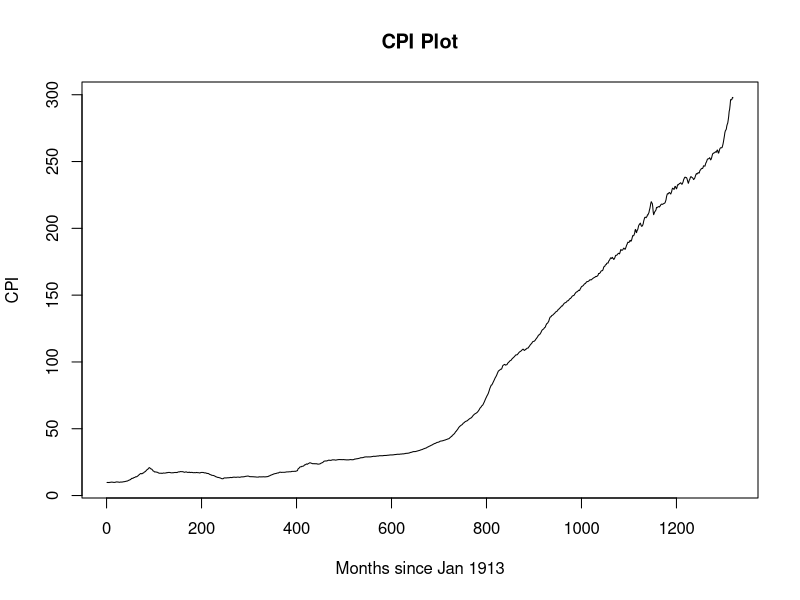
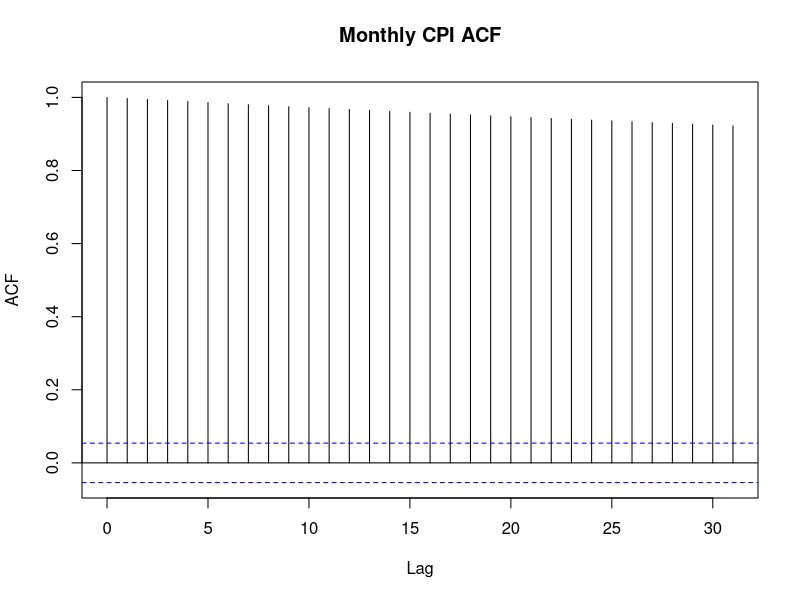
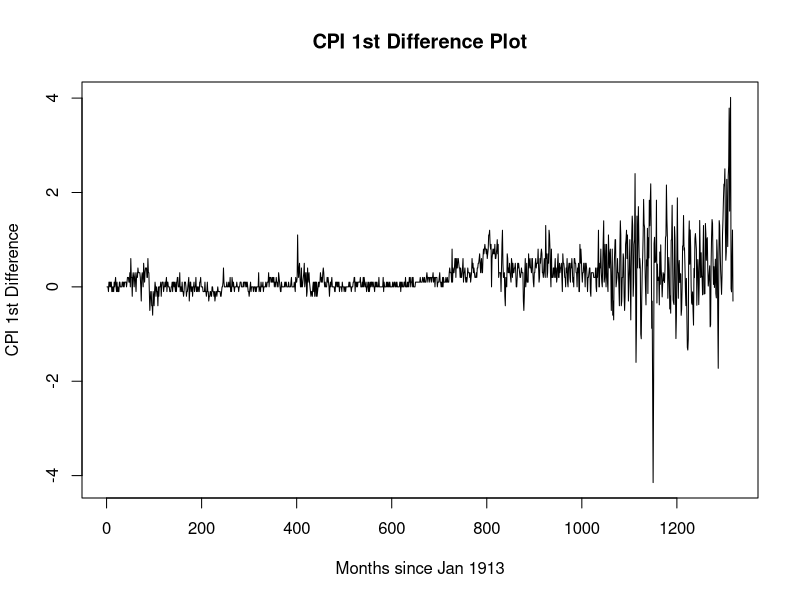
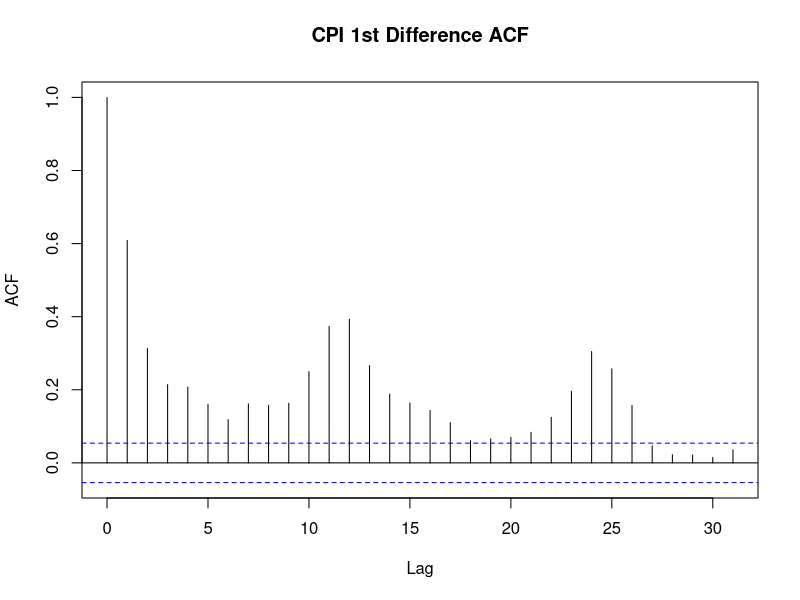
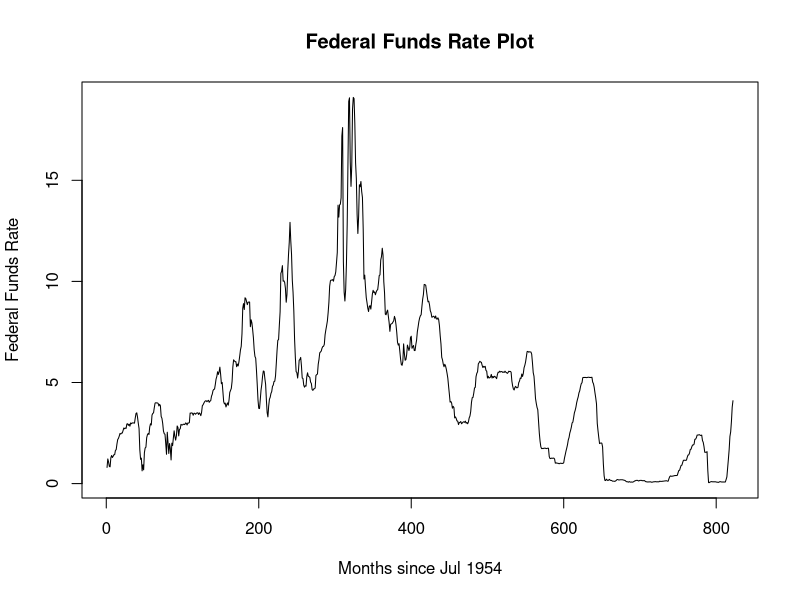
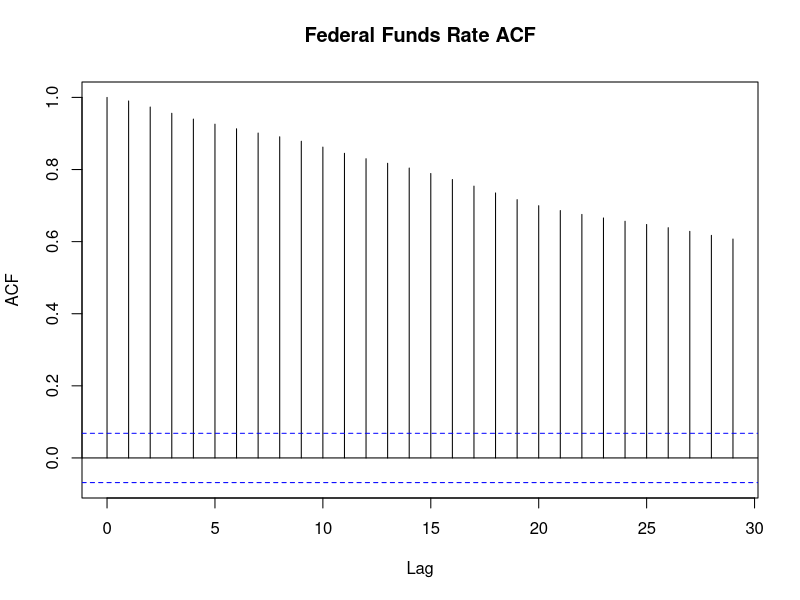
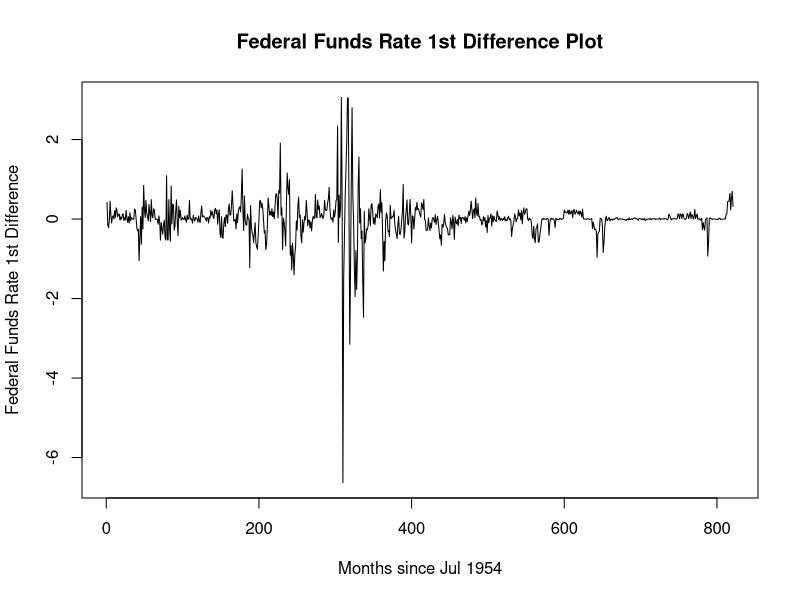
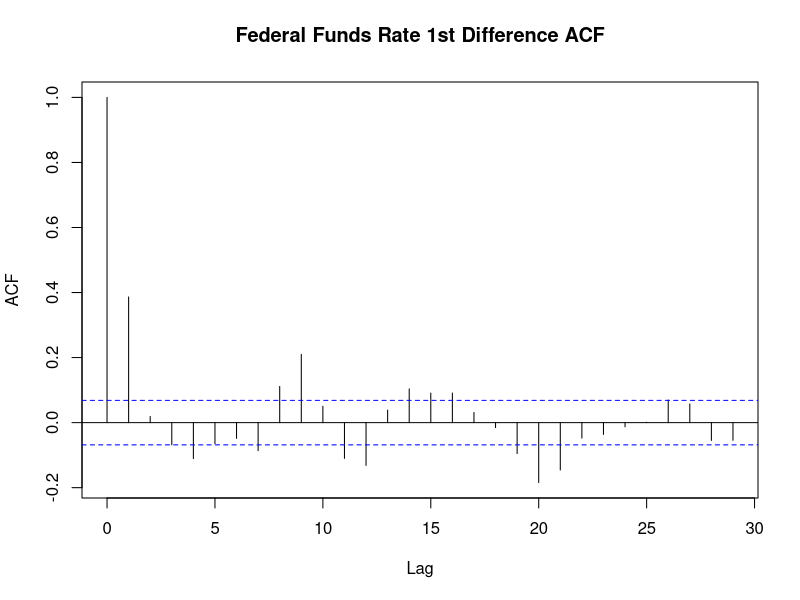

R code for these plots, in order: (Note: a time limit stopped this script after it produced the figures.)

## start with CPI, make it stationary otherwise who knows what the results are telling us!
cpi = read.csv('CPIAUCNS.csv')

plot(cpi$CPIAUCNS,type='l',ylab='CPI',xlab='Months since Jan 1913',main='CPI Plot')
acf(cpi$CPIAUCNS,main='Monthly CPI ACF')
## obviously raw data looks non-stationary,
## so try the first difference of cpi to get stationarity
diff1_cpi = diff(cpi$CPIAUCNS)
plot(diff1_cpi,type='l',ylab='CPI 1st Difference',xlab='Months since Jan 1913',main='CPI 1st Difference Plot')
acf(ts(diff1_cpi),main='CPI 1st Difference ACF')
## still looks pretty non-stationary, let's use an adf test here, and actually
## let's go back and test the original data, too, just to be sure on our
## path of logic here
library(tseries)
adf.test(ts(cpi$CPIAUCNS))
adf.test(ts(diff1_cpi))
## soooo looks like we reject the null that the first difference is non-stationary
## all the way up to the 1% level, so we're sticking with that! Nice
## now just create a date vector that corresponds to the number of values we have here,
## since eventually that'll come in handy (just shave off the first value of original date vector)
cpi_dates = cpi$DATE[-1]

## now move on to Fed Funds rate
fedfunds = read.csv('FEDFUNDS.csv')

plot(fedfunds$FEDFUNDS,type='l',ylab='Federal Funds Rate',xlab='Months since Jul 1954',main='Federal Funds Rate Plot')
acf(fedfunds$FEDFUNDS,main='Federal Funds Rate ACF')
adf.test(ts(fedfunds$FEDFUNDS))
## so plot of ACF seems very non-stationary, but ADF says stationary at the 10% level,
## kind of makes sense looking at the raw data. variance isn't crazy different at any point,
## and obviously it is pretty well bounded below 20(% mind you) and above (for the most part) 0(%).
## however, perhaps we can achieve more certainty with a 1st difference? let's check:
diff1_fedfunds = diff(fedfunds$FEDFUNDS)
plot(diff1_fedfunds,type='l',ylab='Federal Funds Rate 1st Difference',xlab='Months since Jul 1954',main='Federal Funds Rate 1st Difference Plot')
acf(ts(diff1_fedfunds),main='Federal Funds Rate 1st Difference ACF')
adf.test(diff1_fedfunds)
## raw plot actually looks less stationary in terms of variance, but obviously
## way, way more stationary in terms of mean. ACF is more convincing and so is ADF test
## so we'll claim this is our stationary time series for now.
## now make the fedfunds date vector.
fedfunds_dates = fedfunds$DATE[-1]


## now i gotta match up the length of the cpi data to the fedfunds data using...
## just realized I don't need the date vectors for this, I can just shave off
## the first X many elements of the longer vector where X = length of the shorter one - length
## of the longer one...

#diff1_cpi_abb = diff1_cpi[length(diff1_cpi) - length(diff1_fedfunds):length(diff1_cpi)]
## jk let's go with what I originally planned
start_index = which(cpi_dates == fedfunds_dates[1])-1
diff1_cpi_abb = diff1_cpi[start_index:length(diff1_cpi)]

## (the abb is short for abbreviated)
## now I can just do the ADL model can't I?
## Maybe first let's just take a look at their correlation
plot(diff1_cpi_abb,diff1_fedfunds)
## well that wasn't very informative...


## so structure of this analysis is different than I thought when I first set this stuff up,
## but yeah I've set up the data well so far, just need to go through a few more
## steps to find out what the effects of innovations in the interest rate are on inflation
## (at least from an ARDL model --  **not** an ADL btw, should be called ARDL for consistency's sake)

library(forecast)
## steps 1 and 2: find optimal lag level for 1st diff of inflation and 1st diff for fedfunds for AR model
## (only test up to 15 lags, didn't think it was super necessary to test ruther than this)
num_tests = 1:15
cpi_aic = c()
fedfunds_aic = c()
for (lag in num_tests) {
  cpi_test_model = arima(diff1_cpi_abb, order = c(lag, 0, 0))
  cpi_aic[lag] = cpi_test_model[['aic']]
  
  fedfunds_test_model = arima(diff1_fedfunds, order = c(lag, 0, 0))
  fedfunds_aic[lag] = fedfunds_test_model[['aic']]
}
cat('OPTIMAL AR VALUE FOR 1ST DIFF OF CPI:', which(cpi_aic==min(cpi_aic)))
cat('OPTIMAL AR VALUE FOR 1ST DIFF OF FEDFUNDS:', which(fedfunds_aic==min(fedfunds_aic)))

## step 3: obtain residuals from optimal AR model on fedfunds, make sure they're white noise
fedfunds_model = arima(diff1_fedfunds, order = c(13, 0, 0))
fedfunds_res = fedfunds_model[['residuals']]
print(Box.test(fedfunds_res,type='Ljung'))
## comes back with 95.4% p-value, can't reject H0 that they're white noise (all good to go!)
## step 4: "filter" inflation by multiplying it by the lag polynomial estimated for fedfunds
fedfunds_coef = fedfunds_model[['coef']]
filt_diff1_cpi = fedfunds_coef[1] + fedfunds_coef[2]*lag(ts(diff1_cpi_abb)) + fedfunds_coef[3]*lag(ts(diff1_cpi_abb),k=2) +
  fedfunds_coef[4]*lag(ts(diff1_cpi_abb),k=3) + fedfunds_coef[5]*lag(ts(diff1_cpi_abb),k=4) + fedfunds_coef[6]*lag(ts(diff1_cpi_abb),k=5) +
  fedfunds_coef[7]*lag(ts(diff1_cpi_abb),k=6) + fedfunds_coef[8]*lag(ts(diff1_cpi_abb),k=7) + fedfunds_coef[9]*lag(ts(diff1_cpi_abb),k=8) +
  fedfunds_coef[10]*lag(ts(diff1_cpi_abb),k=9) + fedfunds_coef[11]*lag(ts(diff1_cpi_abb),k=10) + fedfunds_coef[12]*lag(ts(diff1_cpi_abb),k=11) +
  fedfunds_coef[13]*lag(ts(diff1_cpi_abb),k=12) + fedfunds_coef[14]*lag(ts(diff1_cpi_abb),k=13)
time = 1:length(diff1_cpi_abb)
plot(time,diff1_cpi_abb,type='l',col='red')
lines(time[1:length(filt_diff1_cpi)],filt_diff1_cpi,col='blue')
## well that just looks odd, but those plots aren't really part of the analysis, I was just curious,
## step 5: look at cross-correlogram of "filtered" cpi and fedfunds residuals, the lags at which
## we see spikes are the lags we should use in our exogenous inclusion of the fedfunds residuals
## in our final regression, and those coefficients are what allow us to find the effect changes in
## interest rates have on inflation.
ccf(filt_diff1_cpi,fedfunds_res,main='CCF of Filtered CPI 1st Difference and Federal Funds Rate Model Residuals')
## thank the Lord Almighty there is a ccf function, I was this --> || close to doing it manually.
## appears that we have quite a few spikes, but the biggest ones are at lags 3, 8, 13, and 18.
## all that's left now is to run the AR(14) of the 1st difference of CPI with the 1st, 2nd,
## and 8th lags of fedfunds residuals as exogenous variables:
exo_var = cbind(lag(ts(fedfunds_res),k=3), lag(ts(fedfunds_res),k=8), lag(ts(fedfunds_res),k=13), lag(ts(fedfunds_res),k=18))
exo_var = exo_var[16:821,1:4]
model = arima(diff1_cpi_abb[1:806], order = c(14, 0, 0), xreg=exo_var)
model_coef = model[['coef']]
model_coef = model[['coef']][(length(model_coef)-2):length(model_coef)]
## print the coefficients of the fedfunds residuals + its lags
print(model_coef)
## get p-values
model_coef_var = model[['var.coef']]
model_coef_var = model_coef_var[(length(model_coef)-2):length(model_coef),(length(model_coef)-2):length(model_coef)]
model_coef_t_denom = sqrt(c(model_coef_var[1,1], model_coef_var[2,2], model_coef_var[3,3])/model[['nobs']])
model_t_stat = model_coef / model_coef_t_denom
model_p_vals = pt(abs(model_t_stat),df=(model[['nobs']]-length(model[['coef']])-1),lower.tail=FALSE)*2
## print p-values
print(model_p_vals)
## turns out to be a (mostly) negative and extremely significant effect of fedfunds innovations
## on inflation! Who would've thought!

## I wanted to see the "impulse response function," i.e. a plot of CPI as a function of the fedfunds residuals
print(fedfunds_coef)
print(1-fedfunds_coef)
cpi_impulse = fitted(model)
plot(fedfunds_res,cpi_impulse,type='l')




##################
## bad news: it appears the steps followed above were not quite what Ender recommends,
## below is what I /believe/ he recommends instead.

## Step 1: Estimate the optimal AR model for the intervention sequence (diff1_fedfunds),
## then store the residuals from this estimation.
## We in fact already did this step, so we can just reuse the content from above 
## (the fedfunds_model and fedfunds_res variables)
## Step 2: Identify plausible candidates for the optimal number of lags of the intervention sequence
## in an ARX model of cpi on fedfunds.
## This is done by a step we actually also already did above, where we "filter" the
## cpi sequence and look at the cross-correlogram between filt_diff1_cpi and fedfunds_res.
## We find the optimal lags are 3, 8, 13, and 18.
## Step 3: Identify plausible candidates for the optimal number of lags of the cpi sequence
## to use in the previously mentioned ARX model of cpi on fedfunds.
## Now /this/ step we have yet to do; regress diff1_cpi on the step 2 lags of diff1_fedfunds
## /without/ an intercept. We can then look at the ACF of the residuals from this estimation
## (as long as the series is white noise), and this will tell us which lags to use for cpi in the ARX model.
fedfunds_lags = cbind(lag(ts(diff1_fedfunds),k=3), lag(ts(diff1_fedfunds),k=8), lag(ts(diff1_fedfunds),k=13), lag(ts(diff1_fedfunds),k=18))[16:821,1:4]
AL_model = lm(diff1_cpi_abb[1:806] ~ fedfunds_lags - 1)
AL_res = AL_model[['residuals']]
print(Box.test(AL_res,type='Ljung'))
acf(AL_res,lag.max=60,main='ACF of Residuals from AR-X Model of 1st Difference CPI on\nOptimal Federal Funds Rate Lags')
pacf(AL_res,lag.max=60,main='PACF of Residuals from AR-X Model of 1st Difference CPI on\nOptimal Federal Funds Rate Lags')
## so... the residuals appear not to be white noise... a bit disheartening. Along with this,
## the ACF indicates that there is some moving average aspect to them as well (damped oscillations).
## Not exactly sure what to do from here! We can proceed with the full estimation if we want,
## we can come up with some form of lag polynomial (moving average component) for the residual
## process here and include that in our final model... But it's very much not white noise,
## and it doesn't seem like there are any obvious solutions to that from Ender. He seems
## to indicate that going down the moving average addition is the way to solve for this,
## and if we want to do that we'll say use up to the second lag of the residuals (MA coefficient is 2).
## We also need to use this ACF (and newly added PACF) plot to deduce the number of autoregressive components for cpi.
## It appears (definitely putting my eye-test skills to work here) that the ACF indicates
## an MA order of 2, and the PACF indicates an AR components at lags 1, 2, 10, 11, 24, 27, 
## It's entirely possible these are silly choices, but let's just try them out for now.
## Step 4: Simply combine the lag levels we've found in the final regression for ARIMAX of cpi on fedfunds;
final_exog_var = cbind(lag(ts(diff1_cpi_abb)), lag(ts(diff1_cpi_abb),k=2), lag(ts(diff1_cpi_abb),k=10), 
                       lag(ts(diff1_cpi_abb),k=11), lag(ts(diff1_cpi_abb),k=24), lag(ts(diff1_cpi_abb),k=27))[27:821,1:6]
final_exog_var = cbind(final_exog_var, fedfunds_lags[1:795,1:4])
print('--------------------------------')
final_model = arima(diff1_cpi_abb[3:797], order = c(0,0,2), xreg=final_exog_var,optim.control = list(maxit=200))
print(final_model[['coef']])
print(final_model[['aic']])
final_model = arima(diff1_cpi_abb[3:797], order = c(0,0,2), seasonal=list(order=c(0,0,12)),xreg=final_exog_var,optim.control = list(maxit=1000))
print(final_model[['coef']])
print(final_model[['aic']])
final_model = arima(diff1_cpi_abb[3:797], order = c(0,0,1), seasonal=list(order=c(0,0,12)),xreg=final_exog_var,optim.control = list(maxit=1000))
print(final_model[['coef']])
print(final_model[['aic']])
final_model = arima(diff1_cpi_abb[3:797], seasonal=list(order=c(0,0,1),period=12),xreg=final_exog_var,optim.control = list(maxit=200))
print(final_model[['coef']])
print(final_model[['aic']])
## tried out a few iterations of including a seasonal aspect, seems like based on AIC the third option is the best,
## which is nice because it by far makes the most sense out of the 4 of the models! The fedfunds coefficients
## are all /actually/ negative!

### SECOND METHOD ###

## process here is just to regress the final model starting at zero lags for each of CPI and fedfunds,
## then adding in lags up to some undetermined level and comparing by AIC. We'll test up to 15 lags
## for now for each of CPI and fedfunds, since it seems there are some issues when I tell it to go above that
## in a lot of cases.

print('-------------------------------------------------------------------')
aic_vec = c()
cpi_lag_vec = c()
ff_lag_vec = c()
max_lags = 0:8
for (cpi_lag in max_lags) {
  ff_exog = diff1_fedfunds
  for (ff_lag in max_lags) {
    if (ff_lag == 1) {
      new_col = diff1_fedfunds[(ff_lag+1):length(diff1_cpi_abb)]
      ff_exog = ff_exog[1:(length(diff1_cpi_abb)-ff_lag)]
      ff_exog = cbind(ff_exog, new_col)
      #print(head(ff_exog))
      #colnames(ff_exog) = ff_exog_colnames
    }
    if (ff_lag > 1) {
      new_col = diff1_fedfunds[(ff_lag+1):length(diff1_cpi_abb)]
      ff_exog = ff_exog[1:(length(diff1_cpi_abb)-ff_lag),]
      ff_exog = cbind(ff_exog, new_col)
      #print(head(ff_exog))
    }
    #print(head(ff_exog))
    test_model = arima(diff1_cpi_abb[1:(length(diff1_cpi_abb)-ff_lag)], order = c(cpi_lag,0,0),
                       seasonal=list(order=c(0,0,12)), xreg = ff_exog, method='ML', optim.control = list(maxit=1000))
    #cat('AIC FOR CPI_LAG = ', cpi_lag, ', FEDFUNDS_LAG = ', ff_lag, ':', test_model[['aic']])
    aic_vec = c(aic_vec, test_model[['aic']])
    cpi_lag_vec = c(cpi_lag_vec, cpi_lag)
    ff_lag_vec = c(ff_lag_vec, ff_lag)
    #cat('cpi_lag = ', cpi_lag,', ff_lag = ', ff_lag)
    #print('')
  }
}

min_aic = which(aic_vec==min(aic_vec))
min_cpi_lag = cpi_lag_vec[min_aic]
min_ff_lag = ff_lag_vec[min_aic]
cat('OPTIMAL ARDL MODEL HAS AIC ', min(aic_vec), ', AND THE NUMBER OF LAGS ON CPI AND THE FEDERAL FUNDS
    RATE ARE ', min_cpi_lag, 'AND ', min_ff_lag, ', RESPECTIVELY.')
## when max lags were set to 8, we got an 865.2145 AIC with cpi_lag = 14 and ff_lag = 15,
## which is much worse than the first method of construction, so I tried up to 20 (before possibly
## including some seasonal aspect to the model, since I imagine that'd make a huge difference).
## soooo turns out we were only including the 15th lag of fedfunds, not all lags up to 15, so that's unfortunate.
## I've adjusted it now to include all lags up to max_lags in the final loop, but turns out
## 15 is waaaay too computationally intensive, so I had to widdle it all the way down to just 8,
## in which case we get AIC = 906.082, cpi_lag = 7, and ff_lag = 8. Not so great! (with seasonality btw)

## well, max lags being set to 20 didn't work! too computationally intensive. Instead we just go
## straight to seasonal addition. We get an AIC of 809.5225 with cpi_lag = 10 and ff_lag = 9 (I
## had to decrease the max lags to 10 due to computational demands again! There must be a way around
## that problem...). I tried up to 12 lags for each and got an AIC of 793.1238 with cpi_lag = 10 (still)
## and ff_lag = 12. It seems like that 13th and 18th lag, and possibly the moving average aspects,
## are fairly important for the model. I won't add them though! I don't think it'll be enough of
## an improvement on this method to justify running another 15-20 minute double for loop (which
## is probably the root of my issues here, btw).


### FORECASTING ###

method1_model = arima(diff1_cpi_abb[3:797], order = c(0,0,1), seasonal=list(order=c(0,0,12)),xreg=final_exog_var,optim.control = list(maxit=1000))
coef1 = method1_model[['coef']]
for (rep in 1:10) {
  cat('FORECAST ', rep, '/10 FOR CHANGE IN CPI IN MARCH 2022 BY METHOD 1 MODEL: ', coef1[1]*mean(rnorm(200,mean=0,sd=1)) + coef1[2]*mean(rnorm(200,mean=0,sd=1)) + coef1[3]*mean(rnorm(200,mean=0,sd=1)) + 
        coef1[4]*mean(rnorm(200,mean=0,sd=1)) + coef1[5]*mean(rnorm(200,mean=0,sd=1)) + coef1[6]*mean(rnorm(200,mean=0,sd=1)) + coef1[7]*mean(rnorm(200,mean=0,sd=1)) + coef1[8]*mean(rnorm(200,mean=0,sd=1)) + 
        coef1[9]*mean(rnorm(200,mean=0,sd=1)) + coef1[10]*mean(rnorm(200,mean=0,sd=1)) + coef1[11]*mean(rnorm(200,mean=0,sd=1)) + coef1[12]*mean(rnorm(200,mean=0,sd=1)) + coef1[13]*mean(rnorm(200,mean=0,sd=1)) + 
        coef1[14] + coef1[15]*diff1_cpi_abb[length(diff1_cpi_abb)] + coef1[16]*diff1_cpi_abb[length(diff1_cpi_abb)-1] + 
        coef1[17]*diff1_cpi_abb[length(diff1_cpi_abb)-9] + coef1[18]*diff1_cpi_abb[length(diff1_cpi_abb)-10] + 
        coef1[19]*diff1_cpi_abb[length(diff1_cpi_abb)-23] + coef1[20]*diff1_cpi_abb[length(diff1_cpi_abb)-26] + 
        coef1[21]*0.25 + coef1[22]*diff1_fedfunds[length(diff1_fedfunds)-7] + coef1[23]*diff1_fedfunds[length(diff1_fedfunds)-12] + 
        coef1[24]*diff1_fedfunds[length(diff1_fedfunds)-17])
  print('')
}
## make correct ff_lag dataframe...
ff_exog = diff1_fedfunds
min_ff_lag = 8
for (ff_lag in 1:min_ff_lag) {
  if (ff_lag == 1) {
    new_col = diff1_fedfunds[(ff_lag+1):length(diff1_cpi_abb)]
    ff_exog = ff_exog[1:(length(diff1_cpi_abb)-ff_lag)]
    ff_exog = cbind(ff_exog, new_col)
  }
  if (ff_lag > 1) {
    new_col = diff1_fedfunds[(ff_lag+1):length(diff1_cpi_abb)]
    ff_exog = ff_exog[1:(length(diff1_cpi_abb)-ff_lag),]
    ff_exog = cbind(ff_exog, new_col)
  }
}
min_cpi_lag = 7
method2_model = arima(diff1_cpi_abb[1:(length(diff1_cpi_abb)-ff_lag)], order = c(min_cpi_lag,0,0),
                      seasonal=list(order=c(0,0,12)), xreg = ff_exog, method='ML', optim.control = list(maxit=1000))
coef2 = method2_model[['coef']]
for (rep in 1:10) {
  cat('FORECAST ', rep, '/10 FOR CHANGE CPI IN JANUARY 2022 BY METHOD 2 MODEL: ', coef2[1]*diff1_cpi_abb[length(diff1_cpi_abb)] +
        coef2[2]*diff1_cpi_abb[length(diff1_cpi_abb)-1] + coef2[3]*diff1_cpi_abb[length(diff1_cpi_abb)-2] +
        coef2[4]*diff1_cpi_abb[length(diff1_cpi_abb)-3] + coef2[5]*diff1_cpi_abb[length(diff1_cpi_abb)-4] +
        coef2[6]*diff1_cpi_abb[length(diff1_cpi_abb)-5] + coef2[7]*diff1_cpi_abb[length(diff1_cpi_abb)-6] + 
        coef2[8]*mean(rnorm(200,mean=0,sd=1)) + coef2[9]*mean(rnorm(200,mean=0,sd=1)) + coef2[10]*mean(rnorm(200,mean=0,sd=1)) + 
        coef2[11]*mean(rnorm(200,mean=0,sd=1)) + coef2[12]*mean(rnorm(200,mean=0,sd=1)) + coef2[13]*mean(rnorm(200,mean=0,sd=1)) + 
        coef2[14]*mean(rnorm(200,mean=0,sd=1)) + coef2[15]*mean(rnorm(200,mean=0,sd=1)) + coef2[16]*mean(rnorm(200,mean=0,sd=1)) + 
        coef2[17]*mean(rnorm(200,mean=0,sd=1)) + coef2[18]*mean(rnorm(200,mean=0,sd=1)) + coef2[19]*mean(rnorm(200,mean=0,sd=1)) + 
        coef2[20] + coef2[21]*0.25 + coef2[22]*diff1_fedfunds[length(diff1_fedfunds)-1] + coef2[23]*diff1_fedfunds[length(diff1_fedfunds)-1] +
        coef2[24]*diff1_fedfunds[length(diff1_fedfunds)-1] + coef2[25]*diff1_fedfunds[length(diff1_fedfunds)-1] + coef2[26]*diff1_fedfunds[length(diff1_fedfunds)-1] + 
        coef2[27]*diff1_fedfunds[length(diff1_fedfunds)-1] + coef2[28]*diff1_fedfunds[length(diff1_fedfunds)-1])
  print('')
}
print(coef2[(length(coef2)-8):length(coef2)])
